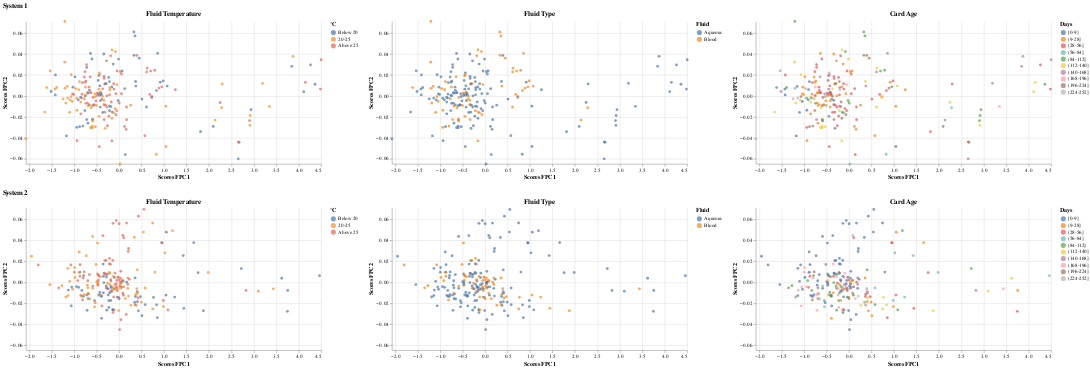

Notebook cell for this chart:
### Markdown cell above
### System 1 versus System 2: Sensor B - Sample Window

### Code cell
pc_scores_s1_B_sample_window, pc_scores_s2_B_sample_window,fpca_s1_B_sample_window,fpca_s2_B_sample_window = fpca_two_inputs(B1_sample_window_combine_balanced.iloc[:,:-6], B2_sample_window_combine_balanced.iloc[:,:-6], color_fpc1_s1='tab:blue', color_fpc2_s1='tab:cyan', color_fpc1_s2='tab:orange', color_fpc2_s2='gold')
print("--------------------------------------------------- Bootstrap -------------------------------------------------------------------------------------------")
bs1,bs2 = bootstrap(B1_sample_window_combine_balanced, B2_sample_window_combine_balanced, "B","sample_window",features="FluidTempBin")
print("--------------------------------------------------- PCA Scores -------------------------------------------------------------------------------------------")
create_pc_scores_plots(pc_scores_s1_B_sample_window, pc_scores_s2_B_sample_window, B1_sample_window_combine_balanced, B2_sample_window_combine_balanced,features="FluidTempBin")

### Figure 1 — Vega-Lite specification as saved in the notebook (floating-point values rounded to 4 significant figures; data arrays with more than 128 entries replaced by an {"elided": "..."} marker saying what was removed)
{"config": {"view": {"continuousWidth": 300, "continuousHeight": 300, "stroke": null}}, "vconcat": [{"hconcat": [{"mark": {"type": "circle"}, "encoding": {"color": {"field": "FluidTempBin", "scale": {"domain": ["Below 20", "20-25", "Above 25"], "range": ["#4e79a7", "#f28e2b", "#e16759"]}, "sort": ["Below 20", "20-25", "Above 25"], "title": "°C", "type": "ordinal"}, "tooltip": [{"field": "TestID", "type": "quantitative"}, {"field": "PC1_Scores", "type": "quantitative"}, {"field": "PC2_Scores", "type": "quantitative"}, {"field": "FluidTempBin", "title": "Fluid Temperature", "type": "ordinal"}], "x": {"field": "PC1_Scores", "scale": {"domain": [-2.078, 4.503]}, "title": "Scores FPC1", "type": "quantitative"}, "y": {"field": "PC2_Scores", "scale": {"domain": [-0.06496, 0.07136]}, "title": "Scores FPC2", "type": "quantitative"}}, "height": 280, "title": "Fluid Temperature", "width": 580}, {"mark": {"type": "circle"}, "encoding": {"color": {"field": "FluidTypeBin", "scale": {"scheme": "tableau10"}, "title": "Fluid", "type": "nominal"}, "tooltip": [{"field": "TestID", "type": "quantitative"}, {"field": "PC1_Scores", "type": "quantitative"}, {"field": "PC2_Scores", "type": "quantitative"}, {"field": "FluidTypeBin", "title": "Fluid Type", "type": "nominal"}], "x": {"field": "PC1_Scores", "scale": {"domain": [-2.078, 4.503]}, "title": "Scores FPC1", "type": "quantitative"}, "y": {"field": "PC2_Scores", "scale": {"domain": [-0.06496, 0.07136]}, "title": "Scores FPC2", "type": "quantitative"}}, "height": 280, "title": "Fluid Type", "width": 580}, {"mark": {"type": "circle"}, "encoding": {"color": {"field": "CardAgeBin", "scale": {"scheme": "tableau10"}, "sort": ["[0-9]", "(9-28]", "(28-56]", "(56-84]", "(84-112]", "(112-140]", "(140-168]", "(168-196]", "(196-224]", "(224-252]"], "title": "Days", "type": "ordinal"}, "tooltip": [{"field": "TestID", "type": "quantitative"}, {"field": "PC1_Scores", "type": "quantitative"}, {"field": "PC2_Scores", "type": "quantitative"}, {"field": "CardAgeBin", "title": "Card Age", "type": "ordinal"}], "x": {"field": "PC1_Scores", "scale": {"domain": [-2.078, 4.503]}, "title": "Scores FPC1", "type": "quantitative"}, "y": {"field": "PC2_Scores", "scale": {"domain": [-0.06496, 0.07136]}, "title": "Scores FPC2", "type": "quantitative"}}, "height": 280, "title": "Card Age", "width": 580}], "data": {"name": "data-442829d09840039a61f9f88809f22be9"}, "resolve": {"scale": {"color": "independent"}}, "title": "System 1"}, {"hconcat": [{"mark": {"type": "circle"}, "encoding": {"color": {"field": "FluidTempBin", "scale": {"domain": ["Below 20", "20-25", "Above 25"], "range": ["#4e79a7", "#f28e2b", "#e16759"]}, "sort": ["Below 20", "20-25", "Above 25"], "title": "°C", "type": "ordinal"}, "tooltip": [{"field": "TestID", "type": "quantitative"}, {"field": "PC1_Scores", "type": "quantitative"}, {"field": "PC2_Scores", "type": "quantitative"}, {"field": "FluidTempBin", "title": "Fluid Temperature", "type": "ordinal"}], "x": {"field": "PC1_Scores", "scale": {"domain": [-2.078, 4.503]}, "title": "Scores FPC1", "type": "quantitative"}, "y": {"field": "PC2_Scores", "scale": {"domain": [-0.06496, 0.07136]}, "title": "Scores FPC2", "type": "quantitative"}}, "height": 280, "title": "Fluid Temperature", "width": 580}, {"mark": {"type": "circle"}, "encoding": {"color": {"field": "FluidTypeBin", "scale": {"scheme": "tableau10"}, "title": "Fluid", "type": "nominal"}, "tooltip": [{"field": "TestID", "type": "quantitative"}, {"field": "PC1_Scores", "type": "quantitative"}, {"field": "PC2_Scores", "type": "quantitative"}, {"field": "FluidTypeBin", "title": "Fluid Type", "type": "nominal"}], "x": {"field": "PC1_Scores", "scale": {"domain": [-2.078, 4.503]}, "title": "Scores FPC1", "type": "quantitative"}, "y": {"field": "PC2_Scores", "scale": {"domain": [-0.06496, 0.07136]}, "title": "Scores FPC2", "type": "quantitative"}}, "height": 280, "title": "Fluid Type", "width": 580}, {"mark": {"type": "circle"}, "encoding": {"color": {"field": "CardAgeBin", "scale": {"scheme": "tableau10"}, "sort": ["[0-9]", "(9-28]", "(28-56]", "(56-84]", "(84-112]", "(112-140]", "(140-168]", "(168-196]", "(196-224]", "(224-252]"], "title": "Days", "type": "ordinal"}, "tooltip": [{"field": "TestID", "type": "quantitative"}, {"field": "PC1_Scores", "type": "quantitative"}, {"field": "PC2_Scores", "type": "quantitative"}, {"field": "CardAgeBin", "title": "Card Age", "type": "ordinal"}], "x": {"field": "PC1_Scores", "scale": {"domain": [-2.078, 4.503]}, "title": "Scores FPC1", "type": "quantitative"}, "y": {"field": "PC2_Scores", "scale": {"domain": [-0.06496, 0.07136]}, "title": "Scores FPC2", "type": "quantitative"}}, "height": 280, "title": "Card Age", "width": 580}], "data": {"name": "data-ec2f60637a7f8ed6fecf9829c2fc054b"}, "resolve": {"scale": {"color": "independent"}}, "title": "System 2"}], "$schema": "https://vega.github.io/schema/vega-lite/v5.16.3.json", "datasets": {"data-442829d09840039a61f9f88809f22be9": {"elided": "216 records"}, "data-ec2f60637a7f8ed6fecf9829c2fc054b": {"elided": "216 records"}}}
